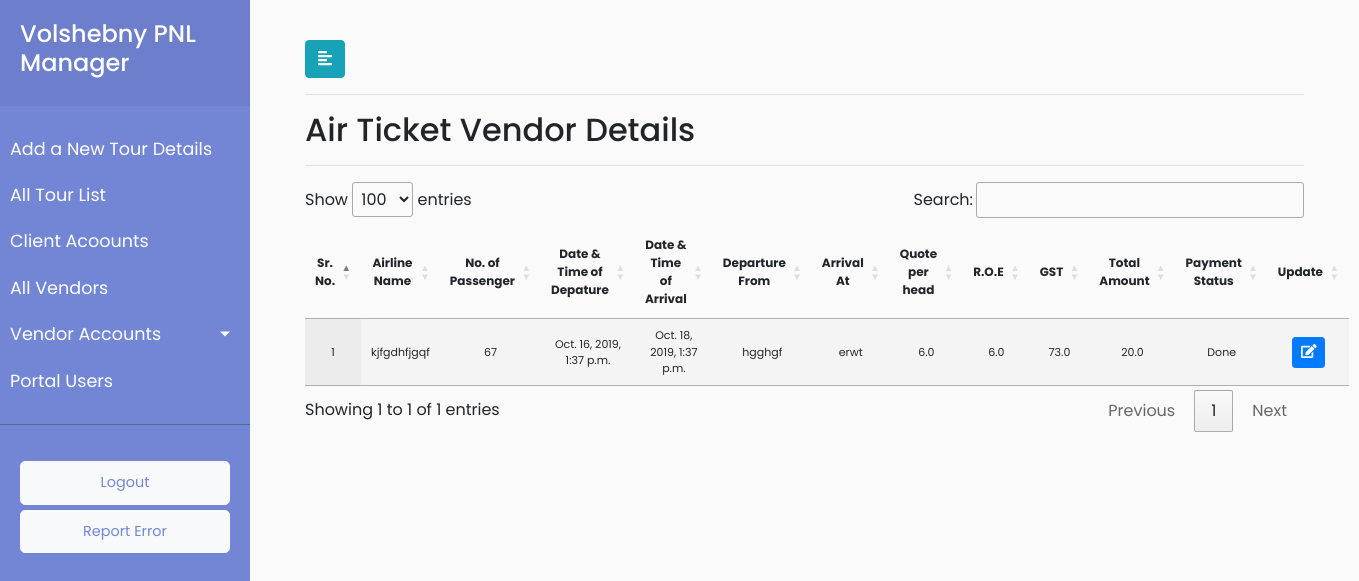
The page /vendor/details/airticket/23/Done/ (signed in) on the database its author committed.
### payment/models.py (models this page shows, shortened)
class Service(models.Model):
        payment_status=(('Pending','Pending'),('Done','Done'))
        service_vendor_id = models.ForeignKey(Vendor, on_delete = models.CASCADE,default="2")
        service_number_of_passengers =  models.CharField(max_length=920,blank=True)
        service_quote_per_head = models.FloatField(blank=True)
        service_roe = models.FloatField(blank=True)
        service_gst = models.FloatField(blank=True)
        service_total_amount =  models.FloatField(default=0.0,blank=True)
        service_payment_method = models.CharField(max_length=920,default="")
        service_vendor_payment_status = models.CharField(choices=payment_status,max_length=920,default="Pending")
        objects = InheritanceManager()
        service_id = models.ForeignKey(Groupdescription, on_delete = models.CASCADE,default="11")

class AirTicketsQuatation(Service):
        service_type = models.CharField(max_length=920,default="Air Ticket Service")
        airticket_airline_name = models.CharField(max_length=920)
        airticket_date_and_time_of_depature = models.DateTimeField()
        airticket_date_and_time_of_arrival = models.DateTimeField()
        airticket_departure_from = models.CharField(max_length=920,default="")
        airticket_arrival_at = models.CharField(max_length=920,default="")
        airticket_booked_from = models.CharField(max_length=920,blank=True)
        class Meta:
                verbose_name_plural = "Air Ticket Quotation"
                verbose_name = "Air Ticket"

class Service(models.Model):
        payment_status=(('Pending','Pending'),('Done','Done'))
        service_vendor_id = models.ForeignKey(Vendor, on_delete = models.CASCADE,default="2")
        service_number_of_passengers =  models.CharField(max_length=920,blank=True)
        service_quote_per_head = models.FloatField(blank=True)
        service_roe = models.FloatField(blank=True)
        service_gst = models.FloatField(blank=True)
        service_total_amount =  models.FloatField(default=0.0,blank=True)
        service_payment_method = models.CharField(max_length=920,default="")
        service_vendor_payment_status = models.CharField(choices=payment_status,max_length=920,default="Pending")
        objects = InheritanceManager()
        service_id = models.ForeignKey(Groupdescription, on_delete = models.CASCADE,default="11")

### payment/views.py (the view)
# urls.py: re_path(r'^vendor/details/airticket/(?P<vendor_id>[\w\-\s\(\)]+)/(?P<payment_status>\w+)/$',views.vendor_accounts_airticket_quatation_details,name='vendor_accounts_airticket_quatation_details'),
@login_required(login_url='/user_login')
def vendor_accounts_airticket_quatation_details(request,vendor_id,payment_status):
    userrole = request.user.user_role
    vendor_pending = AirTicketsQuatation.objects.filter(service_vendor_id=vendor_id,service_vendor_payment_status=payment_status).all()
    data = {"userrole":userrole, "airtickets": vendor_pending }
    return render(request, 'payment/vendor_accounts_airticket_quatation_details.html',data)

### payment/templates/payment/vendor_accounts_airticket_quatation_details.html (shortened to what this page needs)
{% extends 'payment/base.html' %}
{% load static %}
{% block stylesheets %}
<link rel="stylesheet" href="//cdn.datatables.net/1.10.19/css/jquery.dataTables.min.css">
{% endblock stylesheets %}
{% block content %}
<div id="content">
	<div class="container-fluid">
		<button type="button" id="sidebarCollapse" class="btn btn-info">
			<i class="fas fa-align-left"></i>
		</button>
        <hr>
                <h2>Air Ticket Vendor Details</h2>
                <hr>
        <div>
        {% if airtickets %}
                      <table id="test_table" class="display" style="width:100%; text-align: center">
                       <thead style="font-size:12px">
                                <tr>
                                    <th class="text-center" scope="col">Sr. No.</th>
                                    <th class="text-center" scope="col">Airline Name</th>
                                    <th class="text-center" scope="col">No. of Passenger</th>
                                    <th class="text-center" scope="col">Date & Time of Depature</th>
                                     <th class="text-center" scope="col">Date & Time of Arrival</th>
                                     <th class="text-center" scope="col">Departure From</th>
                                     <th class="text-center" scope="col">Arrival At</th>
                                     <th class="text-center" scope="col">Quote per head</th>
                                     <th class="text-center" scope="col">R.O.E</th>
                                     <th class="text-center" scope="col">GST</th>
                                     <th class="text-center" scope="col">Total Amount</th>
                                     <th class="text-center" scope="col">Payment Status</th>
                                    <th class="text-center" scope="col">Update</th>
                                </tr>
                            </thead>
                            <tbody style="font-size:11px">
                                   {% for air_ticket in airtickets %}
					<tr>
						<td class="text-center" scope="row" >{{ forloop.counter }}</td>
						<td class="text-center">{{ air_ticket.airticket_airline_name }}</td>
						<td class="text-center">{{ air_ticket.service_number_of_passengers }}</td>
						<td class="text-center">{{ air_ticket.airticket_date_and_time_of_depature }}</td>
						<td class="text-center">{{ air_ticket.airticket_date_and_time_of_arrival }}</td>
						<td class="text-center">{{ air_ticket.airticket_departure_from }}</td>
						<td class="text-center">{{ air_ticket.airticket_arrival_at }}</td>
						<td class="text-center">{{ air_ticket.service_quote_per_head }}</td>
						<td class="text-center">{{ air_ticket.service_roe }}</td>
						<td class="text-center">{{ air_ticket.service_gst }}</td>
                        <td class="text-center">{{ air_ticket.service_total_amount }}</td>
						<td class="text-center">{{ air_ticket.service_vendor_payment_status }}</td>
                        <td>
                            <button type="button" class="update_air_ticket btn btn-sm btn-primary" data-id="{% url 'payment:vendor_airticket_detail_update' air_ticket.pk %}">
                                <span class="fa fa-edit"></span>
                            </button>
                        </td>
                    </tr>
                                {% endfor %}
                            </tbody>
                             </table>
                             {% else %}
			<p class="no-leads text-primary">No entry added yet.</p>
			{% endif %}
                </div>
            </div>
            </div>
{% endblock %}

### payment/static/payment/style.css (style rules this page uses)
body { font-family: 'Poppins', sans-serif; background: #fafafa; }
#content { width: calc(100% - 250px); padding: 40px; min-height: 100vh; transition: all 0.3s; position: absolute; top: 0; right: 0; }

### rows shown on the page
AirTicketsQuatation: airticket_airline_name "kjfgdhfjgqf", service_number_of_passengers "67", airticket_date_and_time_of_depature "Oct. 16, 2019, 1:37 p.m.", airticket_date_and_time_of_arrival "Oct. 18, 2019, 1:37 p.m.", airticket_departure_from "hgghgf", airticket_arrival_at "erwt", service_quote_per_head "6.0", service_roe "6.0", service_gst "73.0", service_total_amount "20.0", service_vendor_payment_status "Done"
